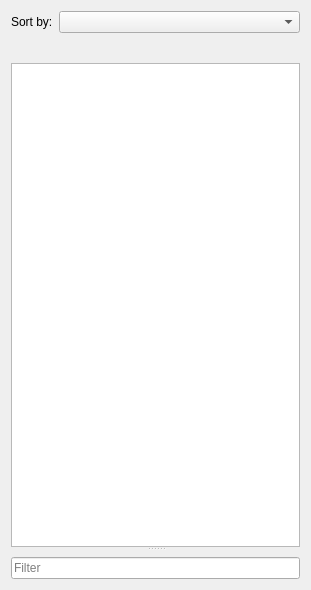
<?xml version="1.0" encoding="UTF-8"?>
<ui version="4.0">
 <class>DockBase</class>
 <widget class="QWidget" name="DockBase">
  <property name="geometry">
   <rect>
    <x>0</x>
    <y>0</y>
    <width>311</width>
    <height>590</height>
   </rect>
  </property>
  <property name="windowTitle">
   <string>Form</string>
  </property>
  <layout class="QGridLayout" name="gridLayout">
   <item row="0" column="0">
    <widget class="QLabel" name="m_pSortByL">
     <property name="sizePolicy">
      <sizepolicy hsizetype="Minimum" vsizetype="Preferred">
       <horstretch>0</horstretch>
       <verstretch>0</verstretch>
      </sizepolicy>
     </property>
     <property name="text">
      <string>Sort by:</string>
     </property>
    </widget>
   </item>
   <item row="0" column="1">
    <widget class="KComboBox" name="m_pSortByCBB">
     <property name="sizePolicy">
      <sizepolicy hsizetype="Expanding" vsizetype="Fixed">
       <horstretch>0</horstretch>
       <verstretch>0</verstretch>
      </sizepolicy>
     </property>
    </widget>
   </item>
   <item row="1" column="0" colspan="2">
    <widget class="QWidget" name="m_pTopWidget" native="true">
     <layout class="QVBoxLayout" name="verticalLayout_2"/>
    </widget>
   </item>
   <item row="2" column="0" colspan="2">
    <widget class="QSplitter" name="splitter">
     <property name="orientation">
      <enum>Qt::Vertical</enum>
     </property>
     <widget class="CategorizedTreeView" name="m_pView">
      <property name="acceptDrops">
       <bool>true</bool>
      </property>
      <property name="dragEnabled">
       <bool>true</bool>
      </property>
      <property name="dragDropMode">
       <enum>QAbstractItemView::DragDrop</enum>
      </property>
     </widget>
     <widget class="QWidget" name="m_pBottomWidget" native="true">
      <property name="sizePolicy">
       <sizepolicy hsizetype="Minimum" vsizetype="Minimum">
        <horstretch>0</horstretch>
        <verstretch>0</verstretch>
       </sizepolicy>
      </property>
      <layout class="QVBoxLayout" name="verticalLayout_3"/>
     </widget>
    </widget>
   </item>
   <item row="3" column="0" colspan="2">
    <widget class="KLineEdit" name="m_pFilterLE">
     <property name="placeholderText">
      <string>Filter</string>
     </property>
     <property name="showClearButton" stdset="0">
      <bool>true</bool>
     </property>
    </widget>
   </item>
  </layout>
 </widget>
 <customwidgets>
  <customwidget>
   <class>KComboBox</class>
   <extends>QComboBox</extends>
   <header>kcombobox.h</header>
  </customwidget>
  <customwidget>
   <class>KLineEdit</class>
   <extends>QLineEdit</extends>
   <header>klineedit.h</header>
  </customwidget>
  <customwidget>
   <class>CategorizedTreeView</class>
   <extends>QTreeView</extends>
   <header>widgets/categorizedtreeview.h</header>
  </customwidget>
 </customwidgets>
 <resources/>
 <connections/>
</ui>
